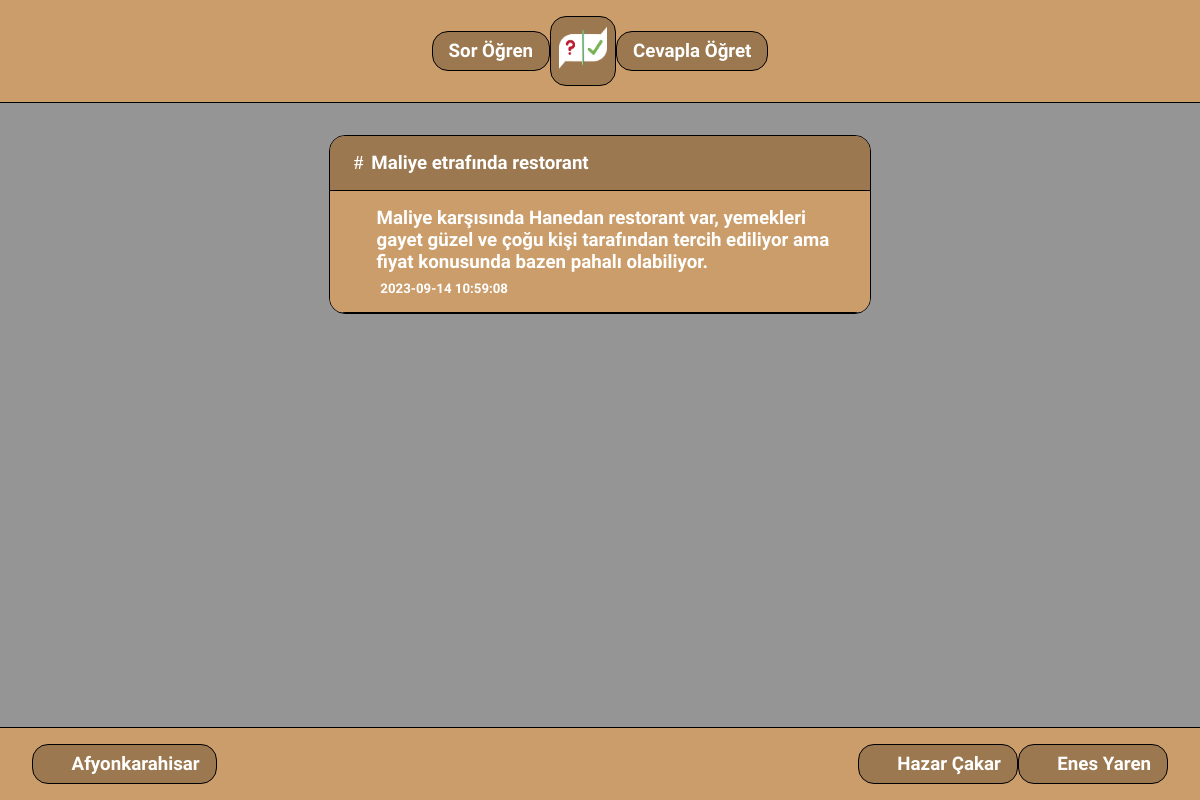
/lanswer.php?id=11, run on the app's committed database.
### tables this page shows
CREATE TABLE questions (
      id INTEGER PRIMARY KEY AUTOINCREMENT, 
      title TEXT, 
      question TEXT, 
      time DATETIME DEFAULT CURRENT_TIMESTAMP
    );

CREATE TABLE answers (
      id INTEGER PRIMARY KEY AUTOINCREMENT, 
      question_id INTEGER, 
      answer TEXT, 
      time DATETIME DEFAULT CURRENT_TIMESTAMP
    );

### lanswer.php (the view)
<?php
include 'functions.php';
$pdo = pdo_connect_sqlite();
$tablo = $pdo->prepare('SELECT title FROM questions WHERE id= ?');
$tablo->execute([ $_GET['id'] ]);
$question = $tablo->fetchAll(PDO::FETCH_ASSOC);
if (!empty($_GET)) {
$tablo = $pdo->prepare('SELECT * FROM answers WHERE question_id= ? ORDER BY time DESC');
$tablo->execute([ $_GET['id'] ]);
$answers = $tablo->fetchAll(PDO::FETCH_ASSOC);
}
?>
<?=template_header('Anasayfa')?>
<?php
    echo '<div class="message-box">';
        foreach ($question as $q) {
        echo '<div class="title"><h3><i class="fa-solid fa-hashtag"></i>' . $q['title'] . '</h3></div>';
        }
        foreach ($answers as $a) {
        echo '<div class="question"><h3><i class="fa-regular fa-message"></i>' . $a['answer'] . '</h3><h5><i class="fa-regular fa-calendar"></i>' . $a['time'] . '</h5></div>';
        }
    echo '</div>';
     ?>
<?=template_footer()?>

### assets/style.css (style rules this page uses)
* { margin: 0; padding: 0; font-family: "Carlito", sans-serif; }
.content { height: 100vh; background-color: #959595; }
.middle p, .middle .form-box .footer, .middle .form-box .answer, .middle .form-box .question, .middle .form-box .title, .msg1, .middle .form-box .msg, .middle .message-box .footer, .middle .message-box .answers, .middle .message-box .question, .middle .message-box .title { padding: 1rem; color: #ffffff; }
.middle .form-box .footer h3, .middle .form-box .answer h3, .middle .form-box .question h3, .middle .form-box .title h3, .msg1 h3, .middle .form-box .msg h3, .middle .message-box .footer h3, .middle .message-box .answers h3, .middle .message-box .question h3, .middle .message-box .title h3 { padding: 0 0.5rem; display: flex; align-items: baseline; }
.middle .form-box .footer h3 i, .middle .form-box .answer h3 i, .middle .form-box .question h3 i, .middle .form-box .title h3 i, .msg1 h3 i, .middle .form-box .msg h3 i, .middle .message-box .footer h3 i, .middle .message-box .answers h3 i, .middle .message-box .question h3 i, .middle .message-box .title h3 i { padding-right: 0.5rem; }
.middle .message-box .question h5 { padding: 0.5rem 1rem; padding-bottom: 0; display: flex; align-items: baseline; }
.middle .message-box .question h5 i { padding-right: 0.5rem; }
.middle .message-box .title { background-color: #9b7850; }
.middle .message-box .question { background-color: #ca9d6a; border-top: 1px solid #000000; border-bottom: 1px solid #000000; }
.middle .form-box, .middle .message-box { margin: 1rem; max-width: 30%; display: flex; flex-direction: column; justify-content: left; align-content: flex-start; border: 1px solid #000000; border-radius: 1rem; line-break: auto; overflow: hidden; }
@media (max-width: 1200px) { .middle .form-box, .middle .message-box { max-width: 45%; } }

### data on the page
questions: title "Maliye etrafında restorant"
answers: answer "Maliye karşısında Hanedan restorant var, yemekleri gayet güzel ve çoğu kişi tarafından tercih ediliyor ama fiyat konusunda bazen pahalı olabiliyor.", time "2023-09-14 10:59:08"
